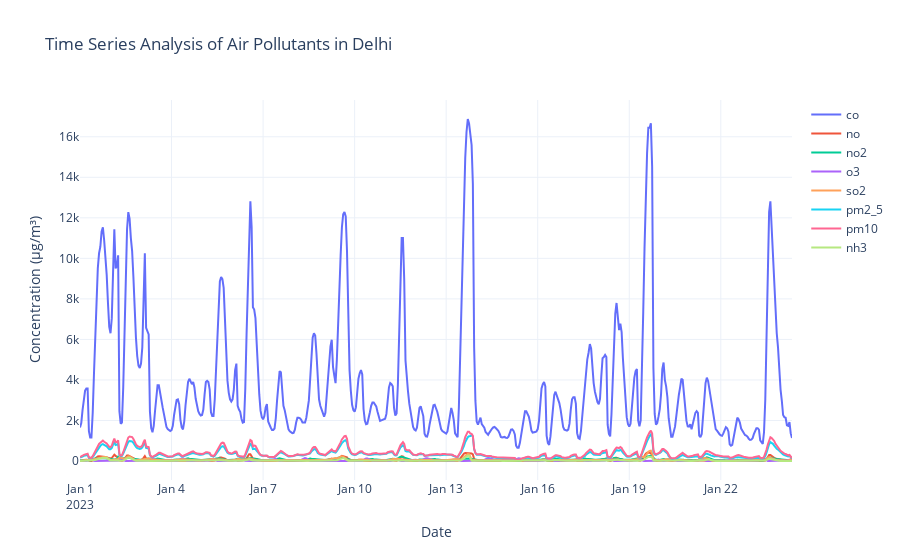

Notebook code for this chart:
### Code cell
# time series plot for each air pollutant
fig = go.Figure()

for pollutant in ['co', 'no', 'no2', 'o3', 'so2', 'pm2_5', 'pm10', 'nh3']:
    fig.add_trace(go.Scatter(x=data['date'], y=data[pollutant], mode='lines', 
                             name=pollutant))

fig.update_layout(title='Time Series Analysis of Air Pollutants in Delhi',
                  xaxis_title='Date', yaxis_title='Concentration (µg/m³)')
fig.show()

### Figure 1 — Plotly figure (JSON) as saved in the notebook; plotly's stock layout.template omitted (floating-point values rounded to 4 significant figures; data arrays with more than 128 entries replaced by an {"elided": "..."} marker saying what was removed)
{"data": [{"mode": "lines", "name": "co", "type": "scatter", "x": {"elided": "561 str values"}, "y": {"elided": "561 float values"}}, {"mode": "lines", "name": "no", "type": "scatter", "x": {"elided": "561 str values"}, "y": {"elided": "561 float values"}}, {"mode": "lines", "name": "no2", "type": "scatter", "x": {"elided": "561 str values"}, "y": {"elided": "561 float values"}}, {"mode": "lines", "name": "o3", "type": "scatter", "x": {"elided": "561 str values"}, "y": {"elided": "561 float values"}}, {"mode": "lines", "name": "so2", "type": "scatter", "x": {"elided": "561 str values"}, "y": {"elided": "561 float values"}}, {"mode": "lines", "name": "pm2_5", "type": "scatter", "x": {"elided": "561 str values"}, "y": {"elided": "561 float values"}}, {"mode": "lines", "name": "pm10", "type": "scatter", "x": {"elided": "561 str values"}, "y": {"elided": "561 float values"}}, {"mode": "lines", "name": "nh3", "type": "scatter", "x": {"elided": "561 str values"}, "y": {"elided": "561 float values"}}], "layout": {"autosize": true, "title": {"text": "Time Series Analysis of Air Pollutants in Delhi"}, "xaxis": {"autorange": true, "range": ["2023-01-01", "2023-01-24 08:00"], "title": {"text": "Date"}, "type": "date"}, "yaxis": {"autorange": true, "range": [-937.6, 17810.0], "title": {"text": "Concentration (µg/m³)"}, "type": "linear"}}}
